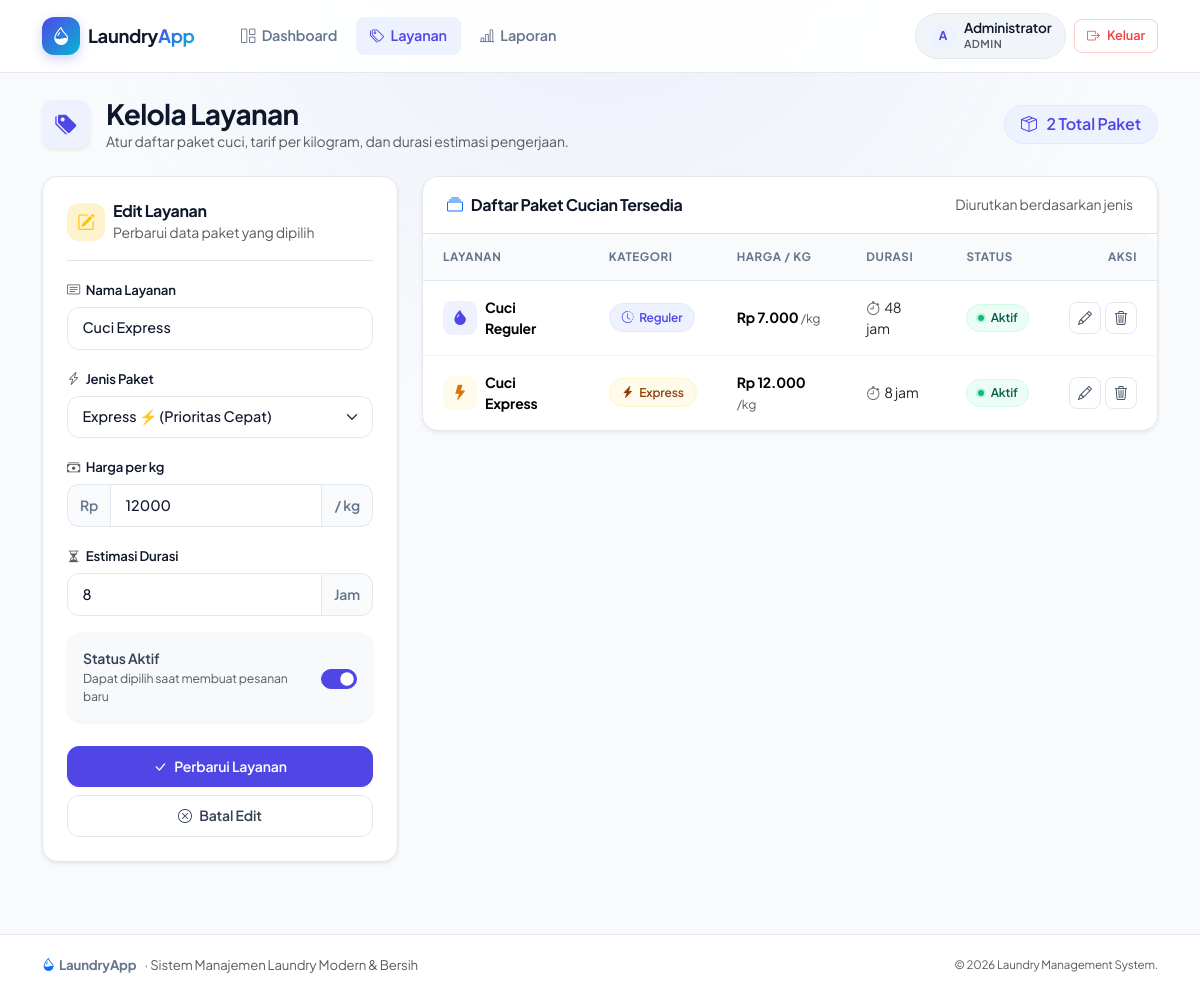
The page /admin/layanan.php?edit=2 (signed in) on the database its author committed.
### tables this page shows
CREATE TABLE layanan (
    id INT UNSIGNED AUTO_INCREMENT PRIMARY KEY,
    nama VARCHAR(80) NOT NULL,
    jenis ENUM('Reguler', 'Express') NOT NULL,
    harga_per_kg DECIMAL(12,2) NOT NULL,
    durasi_jam SMALLINT UNSIGNED NOT NULL,
    aktif TINYINT(1) NOT NULL DEFAULT 1,
    dibuat_pada TIMESTAMP NOT NULL DEFAULT CURRENT_TIMESTAMP
);

### admin/layanan.php (the view, shortened to what this page needs)
<?php
require_once __DIR__ . '/../config/helpers.php';
$pdo = getPDO();
$priceError = false;
$editing = null;
$formValues = [
    'id' => '',
    'nama' => '',
    'jenis' => 'Reguler',
    'harga_per_kg' => '',
    'durasi_jam' => '',
    'aktif' => 1,
];
if (isset($_GET['edit'])) {
    $editId = filter_var($_GET['edit'], FILTER_VALIDATE_INT);
    if ($editId) {
        $find = $pdo->prepare('SELECT * FROM layanan WHERE id = ?');
        $find->execute([$editId]);
        $editing = $find->fetch() ?: null;
        if ($editing) {
            $formValues = $editing;
            $priceText = (string) $formValues['harga_per_kg'];
            if (strpos($priceText, '.') !== false) {
                $formValues['harga_per_kg'] = rtrim(rtrim($priceText, '0'), '.');
            }
        }
    }
}
$services = $pdo->query('SELECT * FROM layanan ORDER BY jenis, nama')->fetchAll();
?>
<div class="d-flex flex-column flex-md-row justify-content-between align-items-md-center gap-3 mb-4">
    <div class="d-flex align-items-center gap-3">
        <div class="stat-icon indigo shadow-sm">
            <i class="bi bi-tags-fill"></i>
        </div>
        <div>
            <h1 class="h3 mb-0">Kelola Layanan</h1>
            <p class="text-muted mb-0 small">Atur daftar paket cuci, tarif per kilogram, dan durasi estimasi pengerjaan.</p>
        </div>
    </div>
    <div class="d-flex align-items-center gap-2">
        <span class="badge-soft badge-soft-primary px-3 py-2 fs-6">
            <i class="bi bi-box-seam me-1"></i> <?= count($services) ?> Total Paket
        </span>
    </div>
</div>
<div class="row g-4">
    <div class="col-lg-4">
        <div class="card shadow-sm sticky-top" style="top: 85px;">
            <div class="card-body p-4">
                <div class="d-flex align-items-center gap-2 mb-3 pb-3 border-bottom">
                    <div class="icon-box <?= $editing ? 'bg-warning-subtle text-warning' : 'bg-primary-subtle text-primary' ?>">
                        <i class="bi <?= $editing ? 'bi-pencil-square' : 'bi-plus-lg' ?>"></i>
                    </div>
                    <div>
                        <h2 class="h6 fw-bold mb-0"><?= $editing ? 'Edit Layanan' : 'Tambah Layanan Baru' ?></h2>
                        <small class="text-muted"><?= $editing ? 'Perbarui data paket yang dipilih' : 'Tambahkan paket cucian baru' ?></small>
                    </div>
                </div>
                <form method="post">
                    <div class="mb-3">
                        <label class="form-label" for="nama">
                            <i class="bi bi-card-text text-muted"></i> Nama Layanan
                        </label>
                        <input class="form-control" id="nama" name="nama" placeholder="Contoh: Cuci Express 8 Jam" value="<?= e($formValues['nama']) ?>" required>
                    </div>
                    <div class="mb-3">
                        <label class="form-label" for="jenis">
                            <i class="bi bi-lightning-charge text-muted"></i> Jenis Paket
                        </label>
                        <select class="form-select" id="jenis" name="jenis" required>
                            <?php foreach (['Reguler', 'Express'] as $type): ?>
                                <option value="<?= e($type) ?>" <?= $formValues['jenis'] === $type ? 'selected' : '' ?>>
                                    <?= e($type) ?> <?= $type === 'Express' ? '⚡ (Prioritas Cepat)' : '🕒 (Standar Hemat)' ?>
                                </option>
                            <?php endforeach; ?>
                        </select>
                    </div>
                    <div class="mb-3">
                        <label class="form-label" for="harga_per_kg">
                            <i class="bi bi-cash-stack text-muted"></i> Harga per kg
                        </label>
                        <div class="input-group">
                            <span class="input-group-text">Rp</span>
                            <input class="form-control <?= $priceError ? 'is-invalid' : '' ?>" type="number" id="harga_per_kg" name="harga_per_kg" min="0" step="100" placeholder="7000" value="<?= e($formValues['harga_per_kg']) ?>" required>
                            <span class="input-group-text">/ kg</span>
                        </div>
                    </div>
                    <div class="mb-3">
                        <label class="form-label" for="durasi_jam">
                            <i class="bi bi-hourglass-split text-muted"></i> Estimasi Durasi
                        </label>
                        <div class="input-group">
                            <input class="form-control" type="number" id="durasi_jam" name="durasi_jam" min="1" placeholder="24" value="<?= e($formValues['durasi_jam']) ?>" required>
                            <span class="input-group-text">Jam</span>
                        </div>
                    </div>
                    <div class="card p-3 bg-light border-0 mb-4">
                        <div class="form-check form-switch m-0 d-flex align-items-center justify-content-between ps-0">
                            <label class="form-check-label fw-semibold" for="aktif">
                                Status Aktif
                                <div class="text-muted small fw-normal">Dapat dipilih saat membuat pesanan baru</div>
                            </label>
                            <input class="form-check-input ms-2" type="checkbox" role="switch" id="aktif" name="aktif" <?= !empty($formValues['aktif']) ? 'checked' : '' ?>>
                        </div>
                    </div>
                    <div class="d-grid gap-2">
                        <button class="btn btn-primary" type="submit">
                            <i class="bi bi-check-lg"></i> <?= $editing ? 'Perbarui Layanan' : 'Simpan Layanan' ?>
                        </button>
                        <?php if ($editing): ?>
                            <a class="btn btn-outline-secondary" href="<?= e(app_url('admin/layanan.php')) ?>">
                                <i class="bi bi-x-circle"></i> Batal Edit
                            </a>
                        <?php endif; ?>
                    </div>
                </form>
            </div>
        </div>
    </div>
    <div class="col-lg-8">
        <div class="card shadow-sm">
            <div class="p-3 px-4 border-bottom d-flex align-items-center justify-content-between">
                <div class="d-flex align-items-center gap-2">
                    <i class="bi bi-collection text-primary"></i>
                    <h2 class="h6 fw-bold mb-0">Daftar Paket Cucian Tersedia</h2>
                </div>
                <span class="text-muted small">Diurutkan berdasarkan jenis</span>
            </div>
            <div class="table-responsive">
                <table class="table table-hover align-middle mb-0">
                    <thead>
                        <tr>
                            <th>Layanan</th>
                            <th>Kategori</th>
                            <th>Harga / kg</th>
                            <th>Durasi</th>
                            <th>Status</th>
                            <th class="text-end">Aksi</th>
                        </tr>
                    </thead>
                    <tbody>
                    <?php foreach ($services as $service): ?>
                        <tr>
                            <td>
                                <div class="d-flex align-items-center gap-2">
                                    <div class="stat-icon <?= $service['jenis'] === 'Express' ? 'amber' : 'indigo' ?>" style="width: 34px; height: 34px; font-size: 0.95rem; border-radius: 9px;">
                                        <i class="bi <?= $service['jenis'] === 'Express' ? 'bi-lightning-fill' : 'bi-droplet-fill' ?>"></i>
                                    </div>
                                    <div>
                                        <span class="fw-bold text-heading d-block"><?= e($service['nama']) ?></span>
                                    </div>
                                </div>
                            </td>
                            <td>
                                <?php if ($service['jenis'] === 'Express'): ?>
                                    <span class="badge-soft badge-soft-warning"><i class="bi bi-lightning-charge-fill"></i> Express</span>
                                <?php else: ?>
                                    <span class="badge-soft badge-soft-primary"><i class="bi bi-clock-history"></i> Reguler</span>
                                <?php endif; ?>
                            </td>
                            <td>
                                <span class="fw-bold text-heading"><?= e(rupiah($service['harga_per_kg'])) ?></span>
                                <span class="text-muted small">/kg</span>
                            </td>
                            <td>
                                <span class="text-body"><i class="bi bi-stopwatch text-muted me-1"></i><?= e($service['durasi_jam']) ?> jam</span>
                            </td>
                            <td>
                                <?php if ($service['aktif']): ?>
                                    <span class="status-pill active"><span class="status-dot"></span> Aktif</span>
                                <?php else: ?>
                                    <span class="status-pill inactive"><span class="status-dot"></span> Nonaktif</span>
                                <?php endif; ?>
                            </td>
                            <td class="text-end text-nowrap">
                                <div class="d-inline-flex gap-1">
                                    <a class="btn-action" href="<?= e(app_url('admin/layanan.php?edit=' . $service['id'])) ?>" title="Edit Layanan">
                                        <i class="bi bi-pencil"></i>
                                    </a>
                                    <form class="d-inline" method="post" onsubmit="return confirm('Hapus layanan <?= e(addslashes($service['nama'])) ?>?')">
                                        <button class="btn-action btn-action-danger" type="submit" title="Hapus Layanan">
                                            <i class="bi bi-trash3"></i>
                                        </button>
                                    </form>
                                </div>
                            </td>
                        </tr>
                    <?php endforeach; ?>
                    </tbody>
                </table>
            </div>
        </div>
    </div>
</div>

### rows shown on the page
layanan: nama "Cuci Express", harga_per_kg "12000", durasi_jam "8", aktif "☑", jenis "Express" (drawn), harga_per_kg "Rp 12.000", shows "Aktif"
layanan: nama "Cuci Reguler", jenis "Reguler" (drawn), harga_per_kg "Rp 7.000", durasi_jam "48", aktif 1 (drawn)

### other values the page prints
$label "Dashboard"
$label "Layanan"
$label "Laporan"
substr($user['nama'], 0, 1) "A"
$user['nama'] "Administrator"
$role "ADMIN"
count($services) "2"
form field jenis "Express ⚡ (Prioritas Cepat)"
